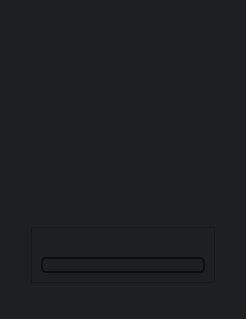
<?xml version="1.0" encoding="UTF-8"?>
<ui version="4.0">
 <class>MainWindow</class>
 <widget class="QMainWindow" name="MainWindow">
  <property name="geometry">
   <rect>
    <x>0</x>
    <y>0</y>
    <width>246</width>
    <height>319</height>
   </rect>
  </property>
  <property name="windowTitle">
   <string>MainWindow</string>
  </property>
  <property name="styleSheet">
   <string notr="true">QWidget {
	background-color: rgb(30, 31, 34);
}</string>
  </property>
  <widget class="QWidget" name="centralwidget">
   <layout class="QGridLayout" name="gridLayout_2">
    <item row="0" column="1">
     <spacer name="verticalSpacer_2">
      <property name="orientation">
       <enum>Qt::Vertical</enum>
      </property>
      <property name="sizeHint" stdset="0">
       <size>
        <width>20</width>
        <height>19</height>
       </size>
      </property>
     </spacer>
    </item>
    <item row="1" column="1">
     <widget class="QLabel" name="label_2">
      <property name="sizePolicy">
       <sizepolicy hsizetype="Expanding" vsizetype="Expanding">
        <horstretch>0</horstretch>
        <verstretch>0</verstretch>
       </sizepolicy>
      </property>
      <property name="minimumSize">
       <size>
        <width>184</width>
        <height>184</height>
       </size>
      </property>
      <property name="text">
       <string/>
      </property>
      <property name="scaledContents">
       <bool>true</bool>
      </property>
     </widget>
    </item>
    <item row="2" column="0">
     <spacer name="horizontalSpacer">
      <property name="orientation">
       <enum>Qt::Horizontal</enum>
      </property>
      <property name="sizeHint" stdset="0">
       <size>
        <width>13</width>
        <height>20</height>
       </size>
      </property>
     </spacer>
    </item>
    <item row="2" column="1">
     <widget class="QFrame" name="frame">
      <property name="styleSheet">
       <string notr="true">color: rgb(255, 255, 255);</string>
      </property>
      <property name="frameShape">
       <enum>QFrame::StyledPanel</enum>
      </property>
      <property name="frameShadow">
       <enum>QFrame::Raised</enum>
      </property>
      <layout class="QGridLayout" name="gridLayout">
       <item row="0" column="0">
        <widget class="QLabel" name="label">
         <property name="font">
          <font>
           <weight>75</weight>
           <bold>true</bold>
          </font>
         </property>
         <property name="text">
          <string/>
         </property>
         <property name="alignment">
          <set>Qt::AlignCenter</set>
         </property>
         <property name="indent">
          <number>0</number>
         </property>
        </widget>
       </item>
       <item row="1" column="0">
        <widget class="QProgressBar" name="progressBar">
         <property name="sizePolicy">
          <sizepolicy hsizetype="Expanding" vsizetype="Fixed">
           <horstretch>0</horstretch>
           <verstretch>0</verstretch>
          </sizepolicy>
         </property>
         <property name="maximumSize">
          <size>
           <width>16777215</width>
           <height>16</height>
          </size>
         </property>
         <property name="styleSheet">
          <string notr="true">QProgressBar {
    border: 2px solid rgb(13, 14, 16);
    border-radius: 5px;
	value: 25;
}

QProgressBar::chunk {
    background-color: rgb(56, 58, 64);
    width: 5px;
}</string>
         </property>
         <property name="value">
          <number>0</number>
         </property>
         <property name="textVisible">
          <bool>false</bool>
         </property>
        </widget>
       </item>
      </layout>
     </widget>
    </item>
    <item row="2" column="2">
     <spacer name="horizontalSpacer_2">
      <property name="orientation">
       <enum>Qt::Horizontal</enum>
      </property>
      <property name="sizeHint" stdset="0">
       <size>
        <width>13</width>
        <height>20</height>
       </size>
      </property>
     </spacer>
    </item>
    <item row="3" column="1">
     <spacer name="verticalSpacer">
      <property name="orientation">
       <enum>Qt::Vertical</enum>
      </property>
      <property name="sizeHint" stdset="0">
       <size>
        <width>20</width>
        <height>19</height>
       </size>
      </property>
     </spacer>
    </item>
   </layout>
  </widget>
 </widget>
 <resources/>
 <connections/>
</ui>
